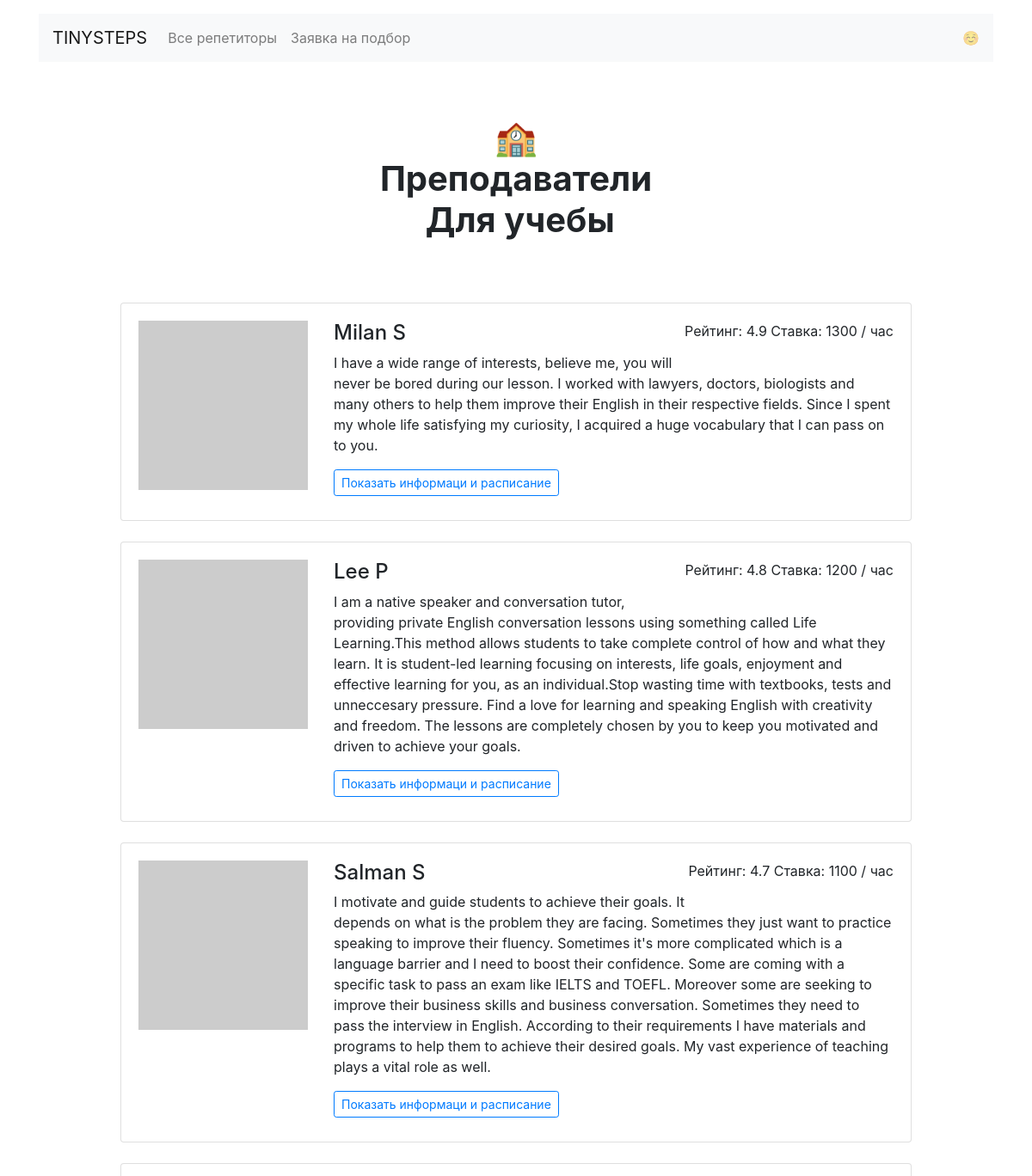
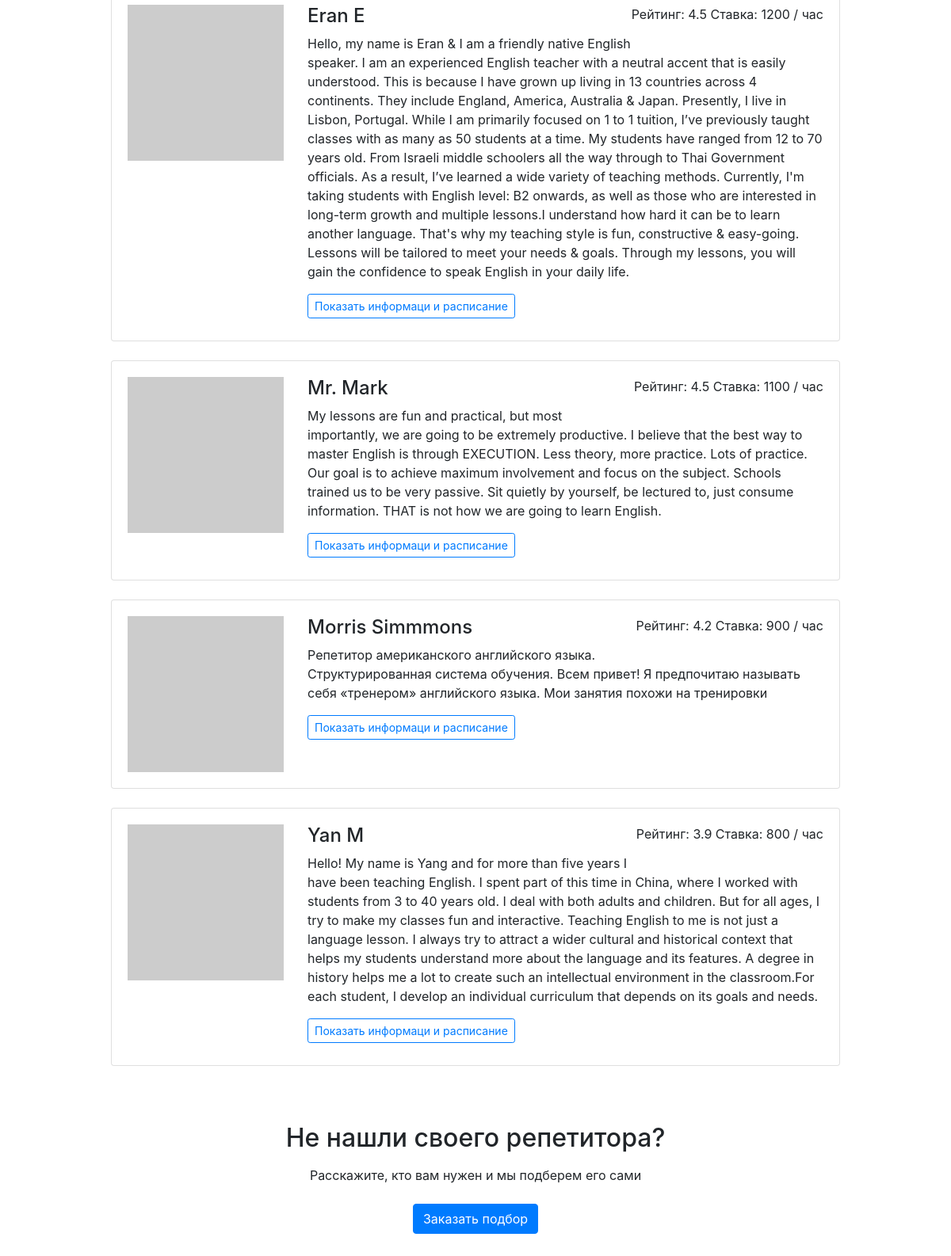
Page /goals/study/ on the committed database (2 pictures, top to bottom).
### app.py (models this page shows)
class Teacher(db.Model):
    __tablename__ = "teachers"
    id = db.Column(db.Integer, primary_key=True)
    name = db.Column(db.String, nullable=False)
    price = db.Column(db.Integer, nullable=False)
    schedule = db.Column(db.String, nullable=False)
    rating = db.Column(db.Float, nullable=False)
    picture = db.Column(db.String, nullable=False)
    about = db.Column(db.String, nullable=False)
    goals = db.Column(db.String, nullable=False)
    students = db.relationship("Booking", back_populates="teacher")

### app.py (the view)
@app.route('/goals/<goal>/')
def goal_page(goal):
    if goal == 'travel':
        emoji_item = emoji[0]
    elif goal == 'work':
        emoji_item = emoji[2]
    elif goal == 'study':
        emoji_item = emoji[1]
    elif goal == 'programming':
        emoji_item = emoji[4]
    else:
        emoji_item = emoji[3]
    teachers_goal_list = db.session.query(Teacher).filter(Teacher.goals.contains(goal)).all()
    sorted_by_rating_teachers_goal_list = sorted(teachers_goal_list, key=lambda teachers: teachers.rating, reverse=True)
    return render_template('goal.html',
                           goal=goal,
                           goals_file=goals_file,
                           sorted_by_rating_teachers_goal_list=sorted_by_rating_teachers_goal_list,
                           emoji=emoji,
                           emoji_item=emoji_item
                           )

### templates/goal.html (shortened to what this page needs)
{% extends 'base.html' %}
{% block container %}
  <main class="container mt-3">
    <h1 class="h1 text-center w-50 mx-auto mt-1 py-5 mb-4"><strong>{{ emoji_item }}<br />Преподаватели <br>  {{ goals_file[goal] }}</strong></h1>
      <div class="row">
      <div class="col-12 col-lg-10 offset-lg-1 m-auto">{% for teacher in sorted_by_rating_teachers_goal_list %}
        <div class="card mb-4">
          <div class="card-body">
            <div class="row">
              <div class="col-3"><img src="{{ teacher['picture'] }}" class="img-fluid" alt=""></div>
              <div class="col-9">
                <p class="float-right">Рейтинг: {{ teacher['rating'] }} Ставка: {{ teacher['price'] }} / час</p>
                <h2 class="h4">{{ teacher['name'] }}</h2>
                <p>{{ teacher['about'] }}</p>
                <a href="/profiles/{{ teacher['id'] }}" class="btn btn-outline-primary btn-sm mr-3 mb-2">Показать информаци и расписание</a>
              </div>
            </div>
          </div>
        </div>{% endfor %}
      </div>
    </div>
    <h2 class="text-center mt-5 mb-3">Не нашли своего репетитора?</h2>
    <p class="text-center mb-4">Расскажите, кто вам нужен и мы подберем его сами</p>
    <div class="text-center pb-5">
        <a href="/request/" class="btn btn-primary">Заказать подбор</a>
    </div>
  </main>
</body>{% endblock %}

### rows in the picture
Teacher: rating "4.9", price "1300", name "Milan S", about "I have a wide range of interests, believe me, you will never be bored during our lesson. I worked with lawyers, doctors, biologists and many others to help them improve their English in their respective fields. Since I spent my whole life satisfying my curiosity, I acquired a huge vocabulary that I can pass on to you."
Teacher: rating "4.8", price "1200", name "Lee P", about "I am a native speaker and conversation tutor, providing private English conversation lessons using something called Life Learning.This method allows students to take complete control of how and what they learn. It is student-led learning focusing on interests, life goals, enjoyment and effective learning for you, as an individual.Stop wasting time with textbooks, tests and unneccesary pressure. Find a love for learning and speaking English with creativity and freedom. The lessons are completely chosen by you to keep you motivated and driven to achieve your goals."
Teacher: rating "4.7", price "1100", name "Salman S", about "I motivate and guide students to achieve their goals. It depends on what is the problem they are facing. Sometimes they just want to practice speaking to improve their fluency. Sometimes it's more complicated which is a language barrier and I need to boost their confidence. Some are coming with a specific task to pass an exam like IELTS and TOEFL. Moreover some are seeking to improve their business skills and business conversation. Sometimes they need to pass the interview in English. According to their requirements I have materials and programs to help them to achieve their desired goals. My vast experience of teaching plays a vital role as well."
Teacher: rating "4.5", price "1200", name "Eran E", about "Hello, my name is Eran & I am a friendly native English speaker. I am an experienced English teacher with a neutral accent that is easily understood. This is because I have grown up living in 13 countries across 4 continents. They include England, America, Australia & Japan. Presently, I live in Lisbon, Portugal. While I am primarily focused on 1 to 1 tuition, I’ve previously taught classes with as many as 50 students at a time. My students have ranged from 12 to 70 years old. From Israeli middle schoolers all the way through to Thai Government officials. As a result, I’ve learned a wide variety of teaching methods. Currently, I'm taking students with English level: B2 onwards, as well as…"
Teacher: rating "4.5", price "1100", name "Mr. Mark", about "My lessons are fun and practical, but most importantly, we are going to be extremely productive. I believe that the best way to master English is through EXECUTION. Less theory, more practice. Lots of practice. Our goal is to achieve maximum involvement and focus on the subject. Schools trained us to be very passive. Sit quietly by yourself, be lectured to, just consume information. THAT is not how we are going to learn English."
Teacher: rating "4.2", price "900", name "Morris Simmmons", about "Репетитор американского английского языка. Структурированная система обучения. Всем привет! Я предпочитаю называть себя «тренером» английского языка. Мои занятия похожи на тренировки"
Teacher: rating "3.9", price "800", name "Yan M", about "Hello! My name is Yang and for more than five years I have been teaching English. I spent part of this time in China, where I worked with students from 3 to 40 years old. I deal with both adults and children. But for all ages, I try to make my classes fun and interactive. Teaching English to me is not just a language lesson. I always try to attract a wider cultural and historical context that helps my students understand more about the language and its features. A degree in history helps me a lot to create such an intellectual environment in the classroom.For each student, I develop an individual curriculum that depends on its goals and needs."

### other values in the picture
{{ emoji_item }} "🏫"
{{ goals_file[goal] }} "Для учебы"
